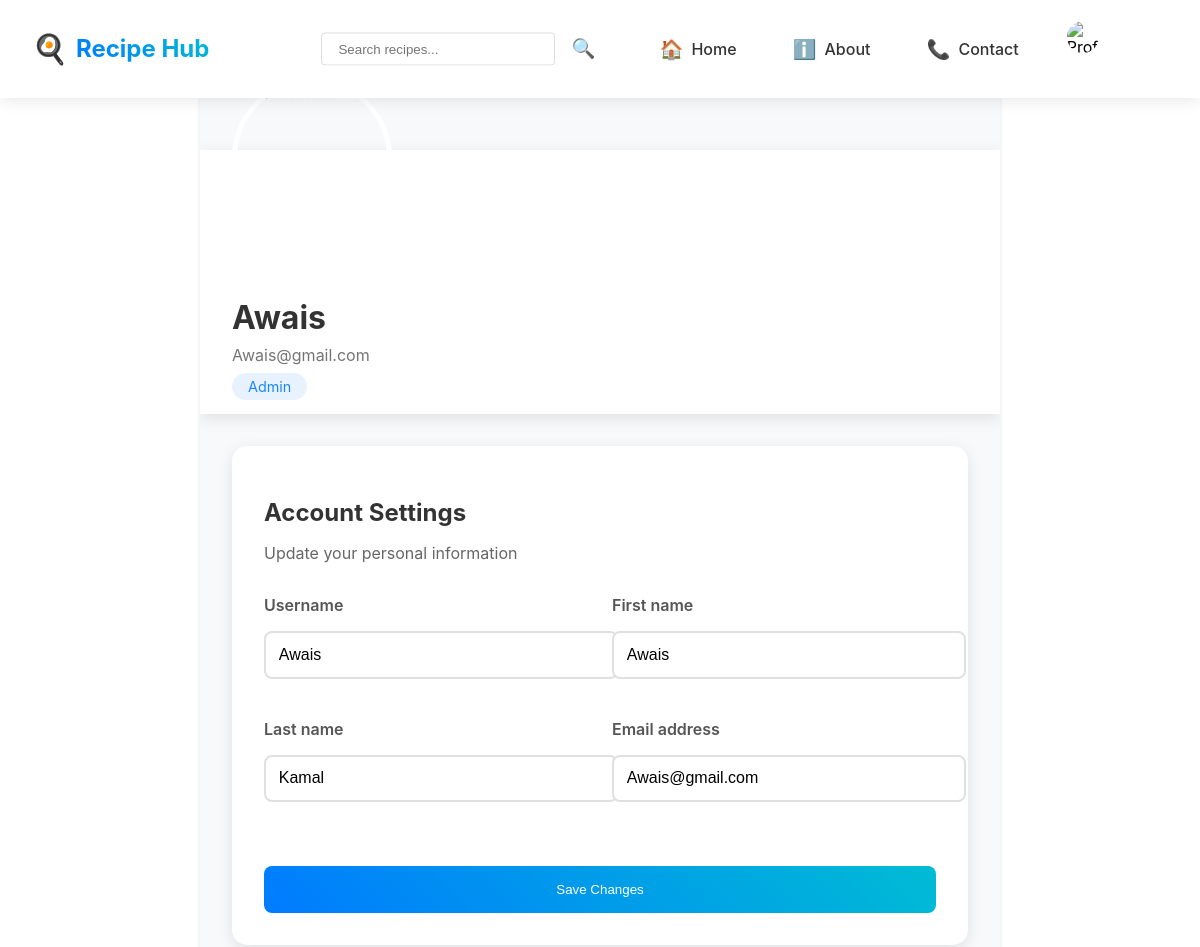
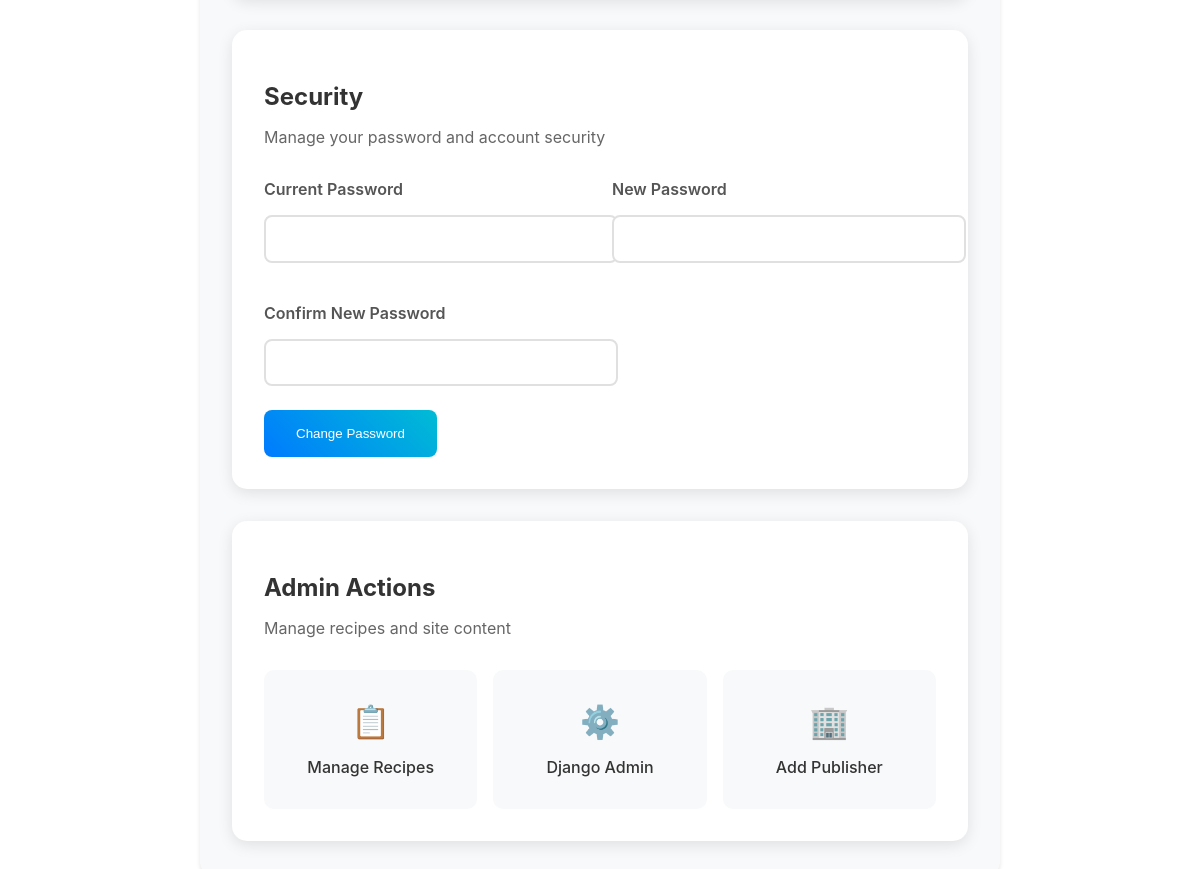
Page /profile/ (signed in) on the committed database (2 pictures, top to bottom).
### app/models.py (models this page shows, shortened)
class User(AbstractUser):
    profile_picture = models.ImageField(upload_to='profile_pics/', null=True, blank=True)
    role = models.ForeignKey(Role, on_delete=models.CASCADE)
    objects = CustomUserManager()
    @property
    def profile_picture_url(self):
        if self.profile_picture and hasattr(self.profile_picture, 'url'):
            return self.profile_picture.url
        return '/static/assets/image.jpg'

class Role(models.Model):
    role_name = models.CharField(max_length=100)

### app/views.py (the view)
# urls.py: path('profile/', views.profile, name='profile'),
@login_required
def profile(request):
    return render(request, 'profile.html')

### templates/profile.html (shortened to what this page needs)
{% extends 'base.html' %}
{% load static %}
{% block extra_css %}
<link rel="stylesheet" href="{% static 'css/index.css' %}">
<link rel="stylesheet" href="{% static 'css/common.css' %}">
<link rel="stylesheet" href="{% static 'css/App.css' %}">
<link rel="stylesheet" href="{% static 'css/components/NavBar.css' %}">
<link rel="stylesheet" href="{% static 'css/pages/Profile.css' %}">
{% endblock %}
{% block content %}
<div class="profile-container">
    <div class="profile-header">
        <div class="profile-cover">
            <div class="profile-avatar-container">
                <div class="profile-avatar">
                </div>
                <div class="profile-info">
                    <h1>{{ user.first_name|default:user.username }}</h1>
                    <p class="user-email">{{ user.email }}</p>
                    <p class="user-role">{{ user.role.role_name|title }}</p>
                </div>
            </div>
        </div>
    </div>
    <div class="profile-content">
        <div class="profile-section">
            <div class="section-header">
                <h2>Account Settings</h2>
                <p class="section-description">Update your personal information</p>
            </div>
            <form method="post" action="{% url 'update_profile' %}" class="profile-form">
                <div class="form-grid">
                    <div class="form-group">
                        <label for="username">Username</label>
                        <input type="text" id="username" name="username" value="{{ user.username }}" required>
                    </div>
                    <div class="form-group">
                        <label for="first_name">First name</label>
                        <input type="text" id="first_name" name="first_name" value="{{ user.first_name }}" required>
                    </div>
                    <div class="form-group">
                        <label for="last_name">Last name</label>
                        <input type="text" id="last_name" name="last_name" value="{{ user.last_name }}" required>
                    </div>
                    <div class="form-group">
                        <label for="email">Email address</label>
                        <input type="email" id="email" name="email" value="{{ user.email }}" required>
                    </div>
                </div>
                <button type="submit" class="save-button">Save Changes</button>
            </form>
        </div>
        <div class="profile-section">
            <div class="section-header">
                <h2>Security</h2>
                <p class="section-description">Manage your password and account security</p>
            </div>
            <form method="post" action="{% url 'change_password' %}" class="password-form">
                <div class="form-grid">
                    <div class="form-group">
                        <label for="current_password">Current Password</label>
                        <input type="password" id="current_password" name="current_password" required>
                    </div>
                    <div class="form-group">
                        <label for="new_password">New Password</label>
                        <input type="password" id="new_password" name="new_password" required>
                    </div>
                    <div class="form-group">
                        <label for="confirm_password">Confirm New Password</label>
                        <input type="password" id="confirm_password" name="confirm_password" required>
                    </div>
                </div>
                <button type="submit" class="change-password-button">Change Password</button>
            </form>
        </div>
        {% if user.role.role_name == 'admin' %}
        <div class="profile-section">
            <div class="section-header">
                <h2>Admin Actions</h2>
                <p class="section-description">Manage recipes and site content</p>
            </div>
            <div class="admin-actions">
                <a href="{% url 'manage_recipes' %}" class="admin-action-button">
                    <span class="action-icon">📋</span>
                    <span class="action-text">Manage Recipes</span>
                </a>
                <a href="/admin/" class="admin-action-button">
                    <span class="action-icon">⚙️</span>
                    <span class="action-text">Django Admin</span>
                </a>
                <a href="{% url 'add_publisher' %}" class="admin-action-button">
                    <span class="action-icon">🏢</span>
                    <span class="action-text">Add Publisher</span>
                </a>
            </div>
        </div>
        {% endif %}
    </div>
</div>
{% endblock %}

### static/css/index.css (style rules this page uses)
body { margin: 0; font-family: -apple-system, BlinkMacSystemFont, 'Segoe UI', 'Roboto', 'Oxygen', 'Ubuntu', 'Cantarell', 'Fira Sans', 'Droid Sans', 'Helvetica Neue', sans-serif; -webkit-font-smoothing: antialiased; -moz-osx-font-smoothing: grayscale; }

### static/css/App.css (style rules this page uses)
.profile-container { max-width: 800px; margin: 0 auto; }
.profile-header { display: flex; justify-content: space-between; align-items: center; margin-bottom: 2rem; }
.profile-header h1 { color: #333; margin: 0; }

### static/css/pages/AddRecipe.css (style rules this page uses)
.form-group { margin-bottom: 1.5rem; }
.form-group:last-child { margin-bottom: 0; }
.form-group label { display: block; color: #555; margin-bottom: 0.5rem; font-weight: 500; }
.form-group input, .form-group textarea { width: 100%; padding: 0.8rem; border: 2px solid #e0e0e0; border-radius: 8px; font-size: 1rem; transition: all 0.3s ease; }

### static/css/pages/Profile.css (style rules this page uses)
.profile-container { max-width: 800px; margin: 0 auto; background-color: white; border-radius: 10px; box-shadow: 0 2px 4px rgba(0, 0, 0, 0.1); overflow: hidden; }
.profile-header { background-color: #007bff; color: white; padding: 2rem; text-align: center; position: relative; }
.profile-header h1 { margin: 0; font-size: 2rem; }
.profile-header p { margin: 0.5rem 0 0; opacity: 0.9; }
.profile-content { padding: 2rem; }
.profile-form { display: grid; gap: 1.5rem; }
.form-group { display: flex; flex-direction: column; gap: 0.5rem; }
.form-group label { font-weight: 600; color: #333; }
.form-group input { padding: 0.75rem; border: 1px solid #ddd; border-radius: 5px; font-size: 1rem; }

### templates/profile.html (style rules this page uses)
.profile-container { min-height: 100vh; padding-top: 150px; background-color: #f8f9fa; }
.profile-header { background: white; margin-bottom: 2rem; box-shadow: 0 4px 15px rgba(0,0,0,0.1); }
.profile-cover { background: linear-gradient(45deg, #007bff, #00bcd4); height: 200px; position: relative; }
.profile-avatar-container { position: absolute; bottom: -50px; left: 50%; transform: translateX(-50%); text-align: center; width: 100%; max-width: 1200px; padding: 0 2rem; }
.profile-avatar { width: 150px; height: 150px; border-radius: 50%; border: 5px solid white; overflow: hidden; position: relative; margin: 0 auto; }
.profile-info { margin-top: 60px; text-align: center; padding-bottom: 2rem; }
.profile-info h1 { font-size: 2rem; color: #333; margin-bottom: 0.5rem; }
.user-email { color: #666; margin-bottom: 0.5rem; }
.user-role { display: inline-block; padding: 0.3rem 1rem; background: rgba(0,123,255,0.1); color: #007bff; border-radius: 20px; font-size: 0.9rem; }
.profile-content { max-width: 1200px; margin: 0 auto; padding: 0 2rem; }
.profile-section { background: white; border-radius: 15px; padding: 2rem; margin-bottom: 2rem; box-shadow: 0 4px 15px rgba(0,0,0,0.1); }
.section-header { margin-bottom: 2rem; }
.section-header h2 { color: #333; margin-bottom: 0.5rem; }
.section-description { color: #666; }
.form-grid { display: grid; grid-template-columns: repeat(auto-fit, minmax(250px, 1fr)); gap: 1.5rem; margin-bottom: 1.5rem; }
.form-group { margin-bottom: 1rem; }
.form-group label { display: block; color: #555; margin-bottom: 0.5rem; }
.form-group input { width: 100%; padding: 0.8rem; border: 2px solid #e0e0e0; border-radius: 8px; transition: all 0.3s ease; }
.save-button, .change-password-button { background: linear-gradient(45deg, #007bff, #00bcd4); color: white; border: none; padding: 1rem 2rem; border-radius: 8px; cursor: pointer; font-weight: 500; transition: all 0.3s ease; }
.admin-actions { display: grid; grid-template-columns: repeat(auto-fit, minmax(200px, 1fr)); gap: 1rem; }
.admin-action-button { display: flex; flex-direction: column; align-items: center; gap: 1rem; padding: 2rem; background: #f8f9fa; border-radius: 10px; text-decoration: none; color: #333; transition: all 0.3s ease; }
.action-icon { font-size: 2rem; }
.action-text { font-weight: 500; }

### rows in the picture
User: first_name "Awais", email "Awais@gmail.com", role.role_name "Admin", username "Awais", last_name "Kamal"
